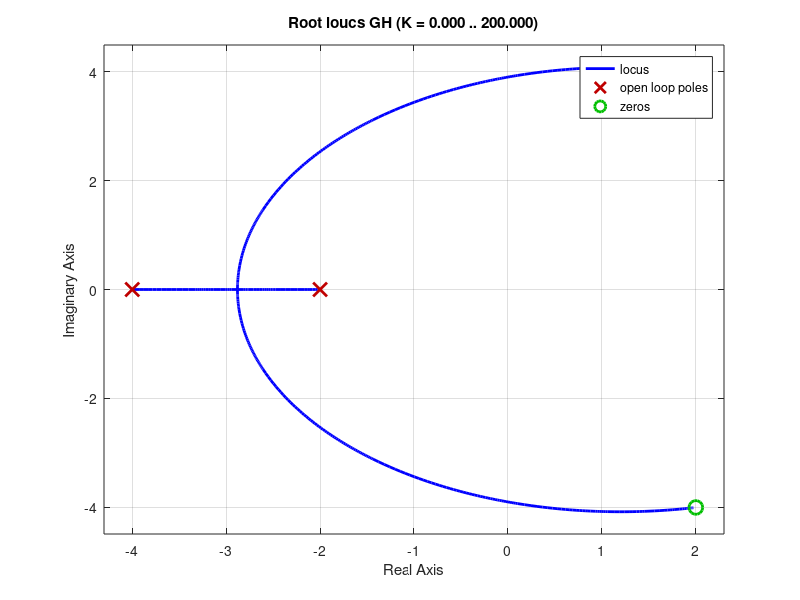

Write MATLAB code to recreate this figure. (Note: this script raises an error after producing the figure.)
num= [1 -4 20]
den= poly([-2 -4])
GH= tf(num, den)
rlocus(GH)

%plot sebuah garis lurus zeta
z= 0.45;
sgrid(z,0) %0 untuk semua omegan

%menemukan titik potong
rlocfind(GH)